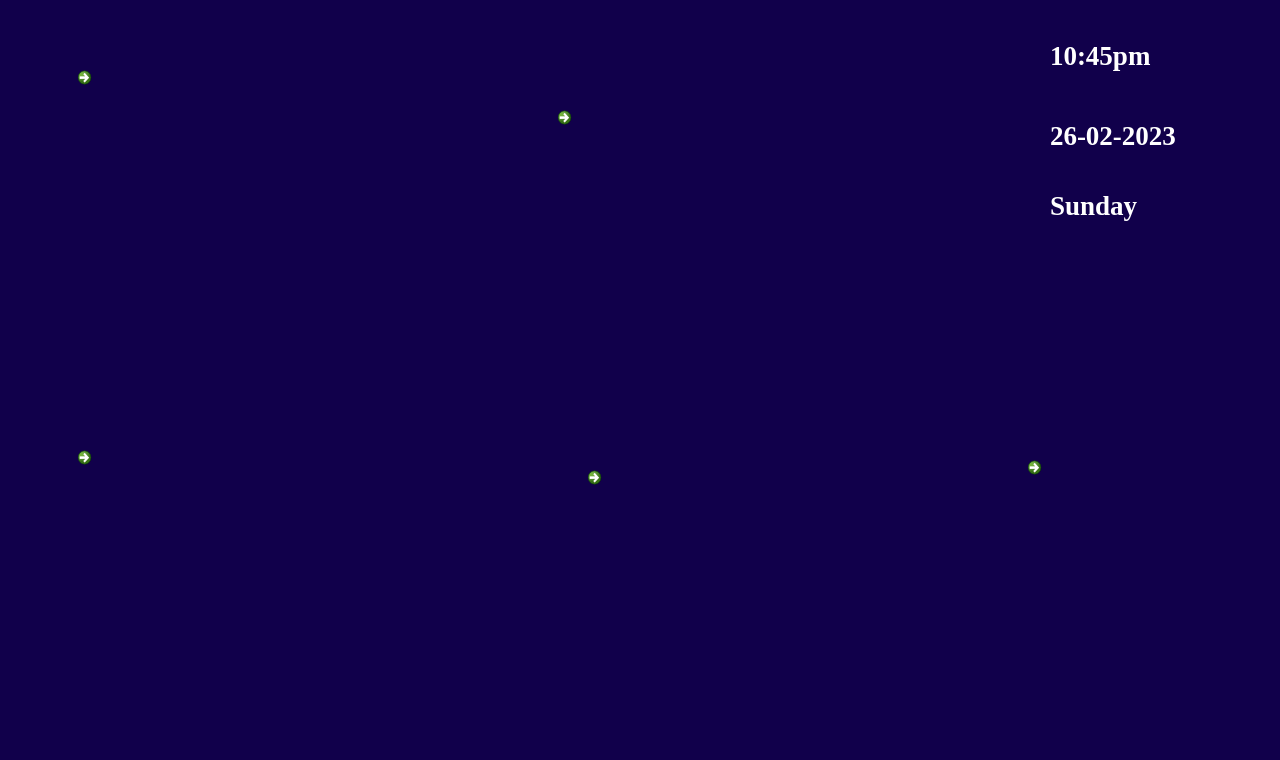
<?xml version="1.0" encoding="UTF-8"?>
<ui version="4.0">
 <class>MainWindow</class>
 <widget class="QMainWindow" name="MainWindow">
  <property name="geometry">
   <rect>
    <x>0</x>
    <y>0</y>
    <width>1280</width>
    <height>760</height>
   </rect>
  </property>
  <property name="windowTitle">
   <string>MainWindow</string>
  </property>
  <property name="styleSheet">
   <string notr="true">background-color: rgb(17, 0, 75);
</string>
  </property>
  <widget class="QWidget" name="centralwidget">
   <widget class="QLabel" name="label">
    <property name="geometry">
     <rect>
      <x>1050</x>
      <y>20</y>
      <width>131</width>
      <height>71</height>
     </rect>
    </property>
    <property name="font">
     <font>
      <family>Times New Roman</family>
      <pointsize>20</pointsize>
      <weight>75</weight>
      <bold>true</bold>
     </font>
    </property>
    <property name="styleSheet">
     <string notr="true">color: rgb(255, 255, 255);</string>
    </property>
    <property name="text">
     <string>10:45pm</string>
    </property>
   </widget>
   <widget class="QLabel" name="label_2">
    <property name="geometry">
     <rect>
      <x>1050</x>
      <y>100</y>
      <width>171</width>
      <height>71</height>
     </rect>
    </property>
    <property name="font">
     <font>
      <family>Times New Roman</family>
      <pointsize>20</pointsize>
      <weight>75</weight>
      <bold>true</bold>
     </font>
    </property>
    <property name="styleSheet">
     <string notr="true">color: rgb(255, 255, 255);</string>
    </property>
    <property name="text">
     <string>26-02-2023</string>
    </property>
   </widget>
   <widget class="QLabel" name="label_3">
    <property name="geometry">
     <rect>
      <x>1050</x>
      <y>170</y>
      <width>131</width>
      <height>71</height>
     </rect>
    </property>
    <property name="font">
     <font>
      <family>Times New Roman</family>
      <pointsize>20</pointsize>
      <weight>75</weight>
      <bold>true</bold>
     </font>
    </property>
    <property name="styleSheet">
     <string notr="true">color: rgb(255, 255, 255);</string>
    </property>
    <property name="text">
     <string>Sunday</string>
    </property>
   </widget>
   <widget class="QCommandLinkButton" name="commandLinkButton">
    <property name="geometry">
     <rect>
      <x>70</x>
      <y>440</y>
      <width>221</width>
      <height>191</height>
     </rect>
    </property>
    <property name="text">
     <string/>
    </property>
    <property name="icon">
     <iconset>
      <normaloff>../Image/systemsettings.png</normaloff>../Image/systemsettings.png</iconset>
    </property>
    <property name="iconSize">
     <size>
      <width>200</width>
      <height>200</height>
     </size>
    </property>
   </widget>
   <widget class="QCommandLinkButton" name="commandLinkButton_2">
    <property name="geometry">
     <rect>
      <x>70</x>
      <y>60</y>
      <width>221</width>
      <height>191</height>
     </rect>
    </property>
    <property name="text">
     <string/>
    </property>
    <property name="icon">
     <iconset>
      <normaloff>../Image/testprofile.png</normaloff>../Image/testprofile.png</iconset>
    </property>
    <property name="iconSize">
     <size>
      <width>200</width>
      <height>200</height>
     </size>
    </property>
   </widget>
   <widget class="QCommandLinkButton" name="commandLinkButton_3">
    <property name="geometry">
     <rect>
      <x>550</x>
      <y>100</y>
      <width>261</width>
      <height>111</height>
     </rect>
    </property>
    <property name="cursor">
     <cursorShape>PointingHandCursor</cursorShape>
    </property>
    <property name="text">
     <string/>
    </property>
    <property name="icon">
     <iconset>
      <normaloff>../Image/Logo.jpg</normaloff>../Image/Logo.jpg</iconset>
    </property>
    <property name="iconSize">
     <size>
      <width>250</width>
      <height>300</height>
     </size>
    </property>
   </widget>
   <widget class="QCommandLinkButton" name="commandLinkButton_4">
    <property name="geometry">
     <rect>
      <x>580</x>
      <y>460</y>
      <width>131</width>
      <height>151</height>
     </rect>
    </property>
    <property name="text">
     <string/>
    </property>
    <property name="icon">
     <iconset>
      <normaloff>../Image/home.png</normaloff>../Image/home.png</iconset>
    </property>
    <property name="iconSize">
     <size>
      <width>200</width>
      <height>200</height>
     </size>
    </property>
   </widget>
   <widget class="QCommandLinkButton" name="commandLinkButton_5">
    <property name="geometry">
     <rect>
      <x>1020</x>
      <y>450</y>
      <width>171</width>
      <height>171</height>
     </rect>
    </property>
    <property name="text">
     <string/>
    </property>
    <property name="icon">
     <iconset>
      <normaloff>../Image/shutdown.png</normaloff>../Image/shutdown.png</iconset>
    </property>
    <property name="iconSize">
     <size>
      <width>150</width>
      <height>180</height>
     </size>
    </property>
   </widget>
  </widget>
  <widget class="QMenuBar" name="menubar">
   <property name="geometry">
    <rect>
     <x>0</x>
     <y>0</y>
     <width>1280</width>
     <height>26</height>
    </rect>
   </property>
  </widget>
  <widget class="QStatusBar" name="statusbar"/>
 </widget>
 <resources/>
 <connections/>
</ui>
